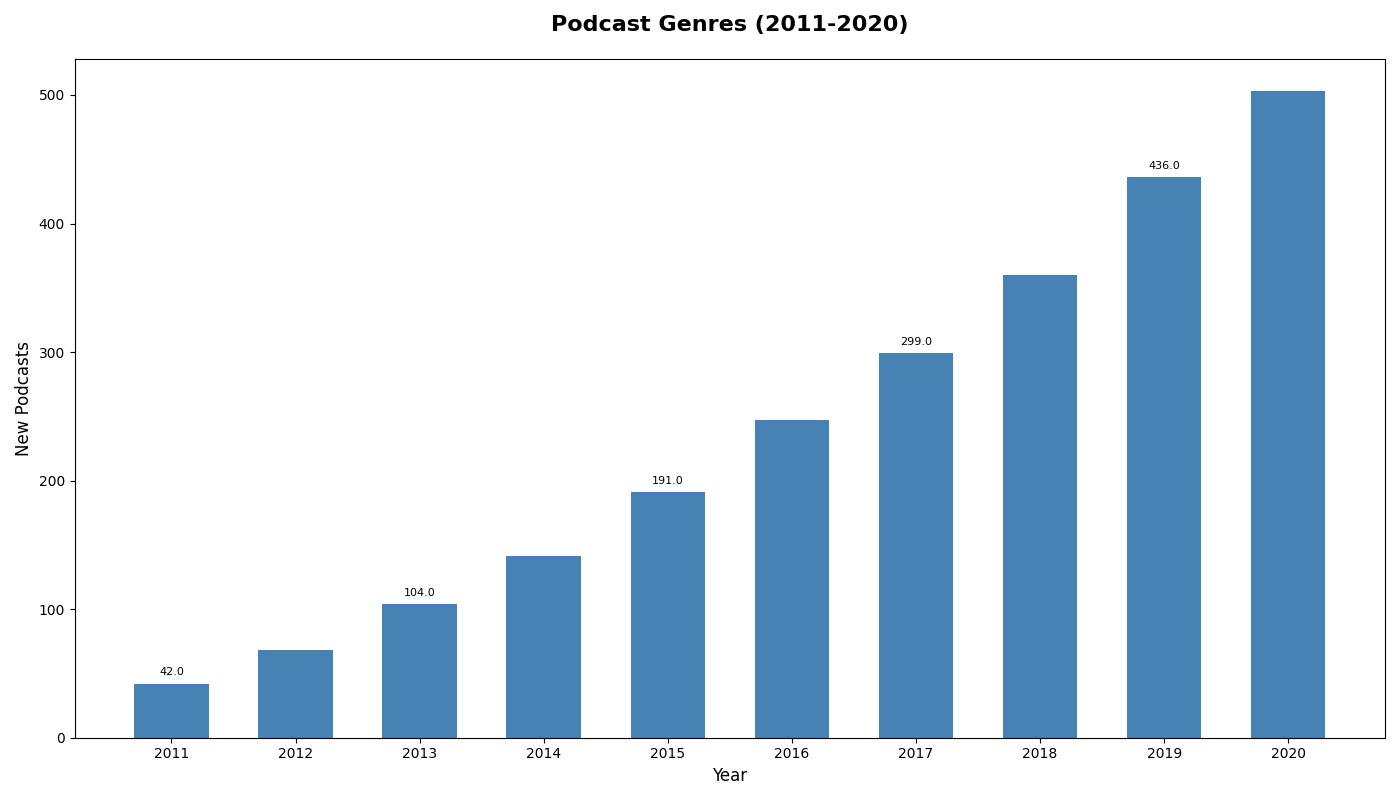

Recreate this plot in Python.
import matplotlib.pyplot as plt
import numpy as np

years = np.arange(2011, 2021)
genres = ['True Crime', 'Business', 'Technology', 'Health', 'Sports', 'Comedy']
true_crime = [5, 10, 15, 25, 35, 50, 60, 70, 85, 100]
business = [8, 12, 18, 22, 27, 35, 45, 55, 68, 80]
technology = [10, 15, 25, 30, 40, 52, 60, 75, 83, 95]
health = [6, 9, 14, 18, 27, 35, 40, 50, 65, 72]
sports = [4, 8, 12, 20, 28, 35, 42, 50, 60, 68]
comedy = [9, 14, 20, 26, 34, 40, 52, 60, 75, 88]

stacked_data = np.array([true_crime, business, technology, health, sports, comedy])

fig, ax = plt.subplots(figsize=(14, 8))

bar_width = 0.6
single_color = '#4682B4'

bottom = np.zeros(len(years))
for i in range(len(genres)):
    ax.bar(
        years, 
        stacked_data[i], 
        bar_width, 
        bottom=bottom, 
        color=single_color
    )
    bottom += stacked_data[i]

for i, (year, new_podcasts) in enumerate(zip(years, bottom)):
    if i % 2 == 0:
        ax.text(year, new_podcasts + 5, f'{new_podcasts}', ha='center', va='bottom', fontsize=8)

ax.set_title('Podcast Genres (2011-2020)', fontsize=16, fontweight='bold', pad=20)
ax.set_xlabel('Year', fontsize=12)
ax.set_ylabel('New Podcasts', fontsize=12)

ax.set_xticks(years)

plt.tight_layout()
plt.show()
